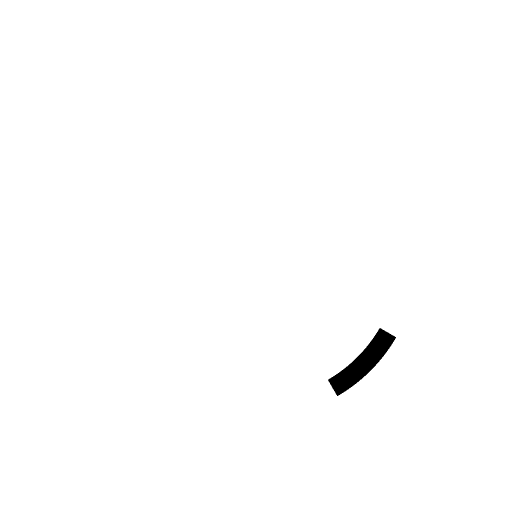
#> input picture SB#668_Task1/Task1.2/Generated/image_1_fill_in.png, 1024 x 1024 px, given as the content of the folder ../Images/, which was not available (shown at 1/2 size)
$ python main.py
#> lines starting #> are read from the running program, lines starting #| are printed output that depends on the picture; after the words box and inside, x2 and y2 are one past the last pixel; in counts of white or black regions, pixels touching at a corner belong together; pictures that were not available may be replaced by others from this repository, and a replacement may not be noted
import cv2
import numpy as np
import os


count =0
for f in os.listdir('../Images/'):
    if f.endswith('.png'):
        path = '../Images/'
        path = path+f
        img = cv2.imread(path)
#> img is the input picture: shape (1024, 1024, 3); 99.4% white; 1 black region, box (x1, y1, x2, y2) and area: (656, 656, 792, 792) 6018

        mask = np.zeros(shape = img.shape, dtype='uint8') #MAKE AN EMPTY IMG OF SAME DIMENTIONS

        center = int(img.shape[0]/2), int(img.shape[1]/2)
#> center = (512, 512)
        radius = 305
        color = 255,255,255
        thickness = 40
        cv2.circle(mask, center, radius, color, thickness)#DRAW THE CIRCLE
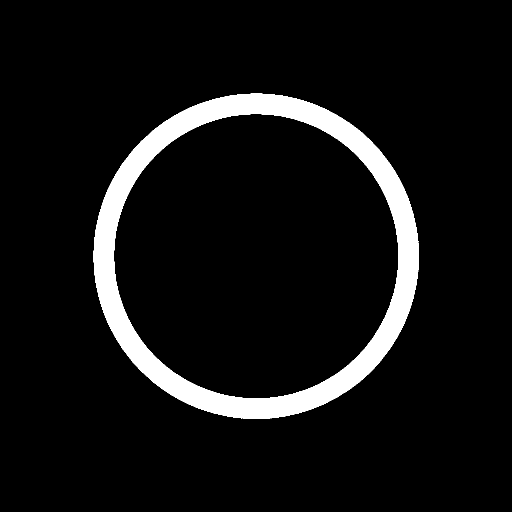
#> mask: shape (1024, 1024, 3) (shown at 1/2 size); 7.5% white; 1 white region, box (x1, y1, x2, y2) and area: (187, 187, 838, 838) 78430


        res_circle = cv2.bitwise_and(src1 = img, src2 = mask)#CUT THAT CIRCLE FROM IMG
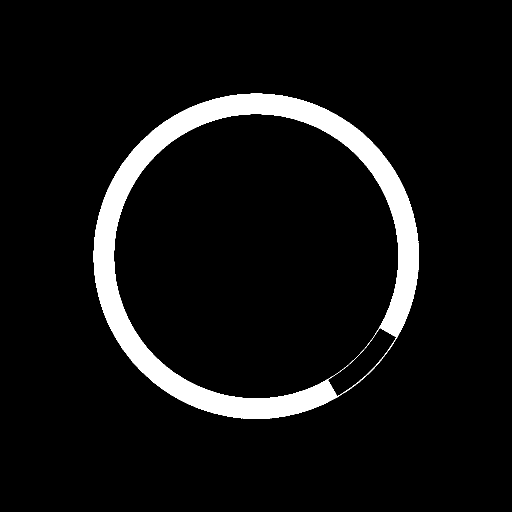
#> res_circle: shape (1024, 1024, 3) (shown at 1/2 size); 6.9% white; 1 white region, box (x1, y1, x2, y2) and area: (187, 187, 838, 838) 72412


        hsv = cv2.cvtColor(res_circle, cv2.COLOR_BGR2HSV)
#> hsv: shape (1024, 1024, 3); mean H, S, V 0, 0, 17.6

        lower_w = np.array([0,0,255])
        upper_w = np.array([255,1,255])


        mask_w = cv2.inRange(hsv, lower_w, upper_w)
        res = cv2.bitwise_and(res_circle,res_circle, mask= mask_w)#SEPARATE ONLY WHITE FOMR IMG
        count = count+1
        res = cv2.bitwise_not(res)
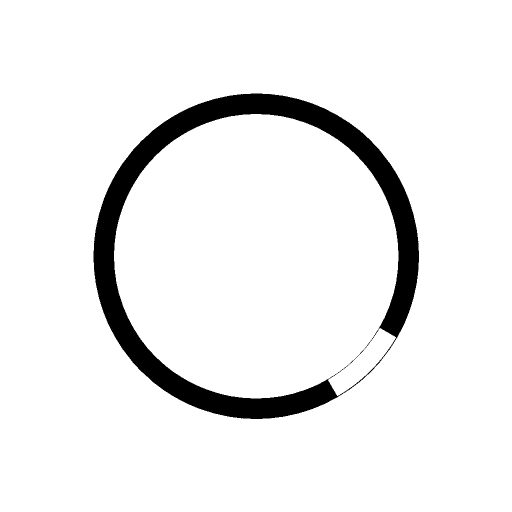
#> res: shape (1024, 1024, 3) (shown at 1/2 size); 93.1% white; 1 black region, box (x1, y1, x2, y2) and area: (187, 187, 838, 838) 72412

        cv2.imshow('res',res)
        cv2.waitKey(0)
        cv2.imwrite('../Generated/image_%d_fill_in.png'%count,res)
